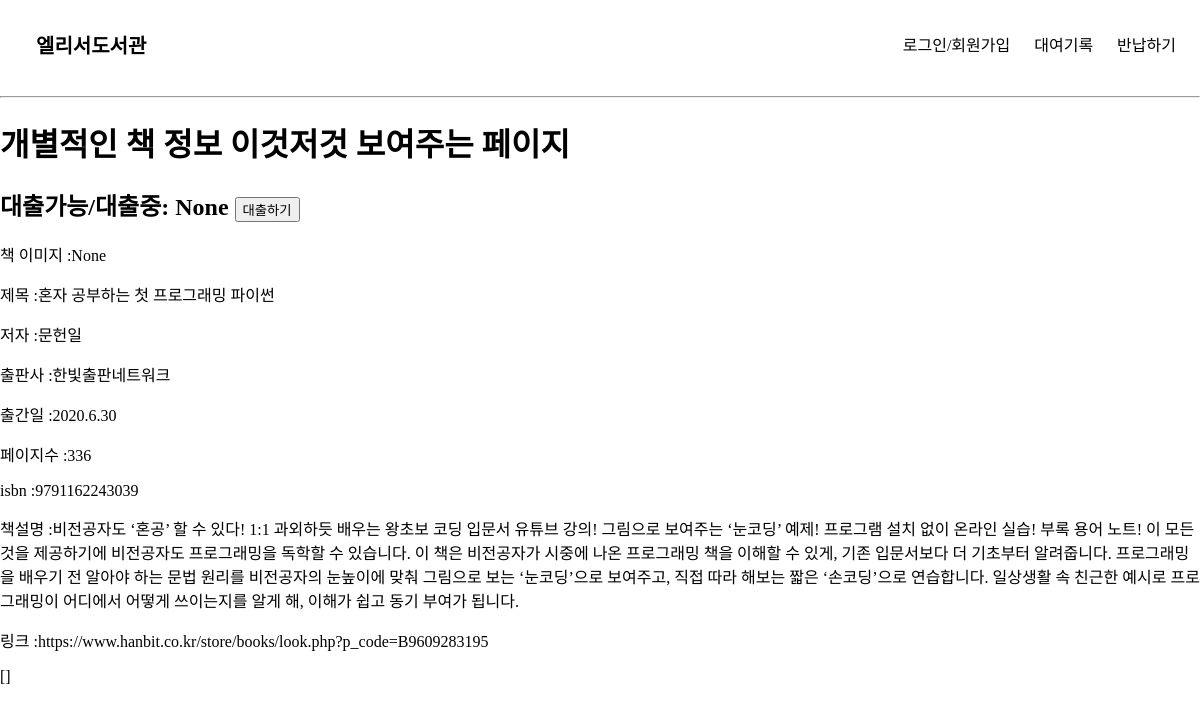
The app's page /book_info/32, older data.
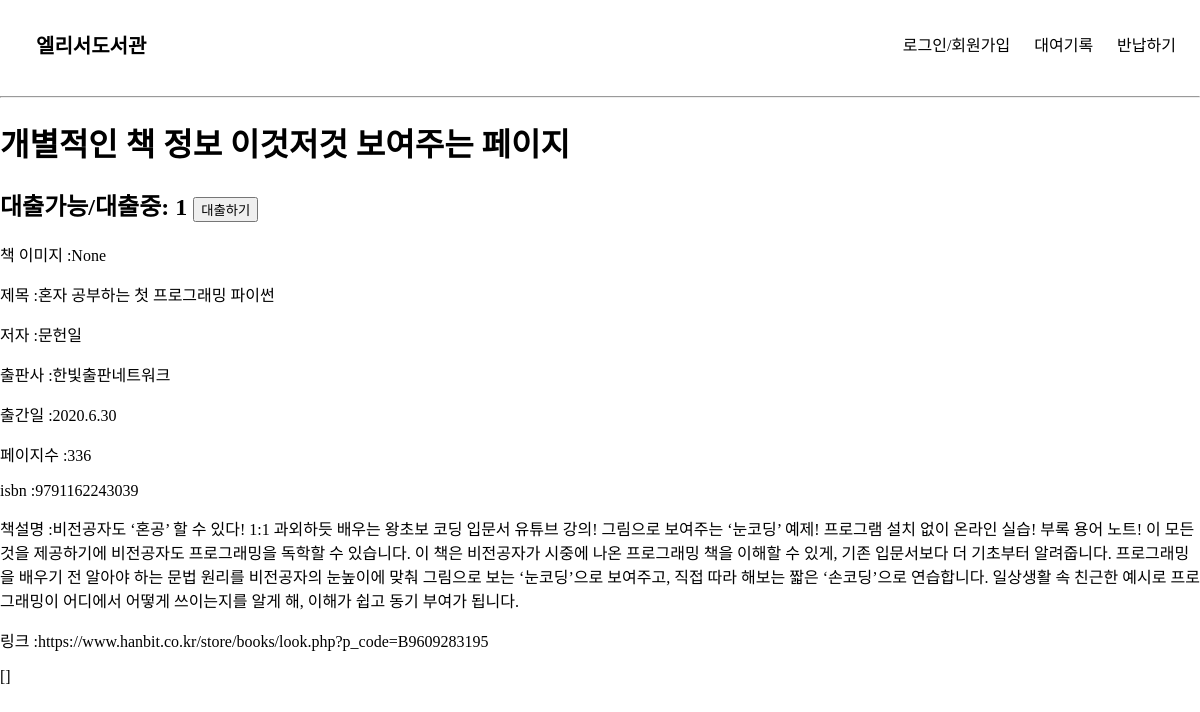
The same page, newer data.
### elicelibrary/models.py (models this page shows, shortened)
class Book(db.Model):
    __tablename__     = 'Book'
    id                = db.Column(db.Integer, primary_key=True, nullable=False, autoincrement=True, unique=True)
    title             = db.Column(db.String(45), nullable=False)
    author            = db.Column(db.String(45))
    publisher         = db.Column(db.String(45))
    publication_date  = db.Column(db.String(45))
    pages             = db.Column(db.Integer)
    isbn              = db.Column(db.String(45))
    registered_date   = db.Column(db.DateTime, default=datetime.utcnow)
    description       = db.Column(db.Text())    # 길이를 정할 수 없는 문자열은 Text를 쓰면 됨
    book_link         = db.Column(db.String(255))
    book_status       = db.Column(db.String(45))   # "1" :대출가능, "0" : 대출중 , "999" : 폐기    -> 선택형 변수에 적합한 데이터타입이 있을까?
    book_img          = db.Column(db.String(45))    # 책 표지만 바뀐 경우, 또는 책이 다르지만 같은 표지를 쓰는 경우가 있기 때문에 이미지 스토리지에서 같은 이미지의 반복을 막기 위해 별도의 책 이미지 식별 용 변수를 넣음

### elicelibrary/views/book_api.py (the view)
@book.route('/book_info/<int:book_id>', methods=["GET"])
def book_detail(book_id):
    book_info = Book.query.filter(Book.id == book_id).first()
    book_review = Review.query.filter(Review.isbn == book_info.isbn).all()
    return render_template("book_detail.html", book = book_info, review = book_review)

### elicelibrary/templates/book_detail.html (shortened to what this page needs)
{% extends 'base.html' %}
{% block content %}
<h1>개별적인 책 정보 이것저것 보여주는 페이지</h1>
<h2>대출가능/대출중: {{ book.book_status }}
    <input class='checkout-btn' type="button" value="대출하기">
</h2>
<p> 책 이미지 :{{ book.book_img }}</p>
<p> 제목 :{{ book.title }}</p>
<p> 저자 :{{ book.author }}</p>
<p> 출판사 :{{ book.publisher }}</p>
<p> 출간일 :{{ book.publication_date }}</p>
<p> 페이지수 :{{ book.pages }}</p>
<p> isbn :{{ book.isbn }}</p>
<p> 책설명 :{{ book.description }}</p>
<p> 링크 :{{ book.book_link }}</p>
{{ review }}
{% endblock %}

### elicelibrary/templates/base.html (shortened to what this page needs)
<!DOCTYPE html>
<html lang="en">
<head>
    <link rel="stylesheet" href="{{ url_for('static', filename='style.css') }}" />
</head>
<body>
    <header>
        <nav class="navbar">
            <a class="header-main-name" href="/">엘리서도서관</a>
            <ul class="navbar-menu">
                {% block nav_link %}
                {% if session['login_id'] %}
                <li><a class="nav-link" href="/logout">로그아웃</a></li>
                <li><a class="nav-link" href="/checkout_records">대여기록</a></li>
                <li><a class="nav-link" href="/return">반납하기</a></li>
                {% else %}
                <li><a class="nav-link" href="/login">로그인/회원가입</a></li>
                <li><a class="nav-link" href="/checkout_records">대여기록</a></li>
                <li><a class="nav-link" href="/return">반납하기</a></li>
                {% endif %}
                {% endblock %}
            </ul>
        </nav>
    </header>
    <hr>
    {% block content %}
    {% endblock %}
</body>
</html>

### elicelibrary/static/style.css (style rules this page uses)
:root { --text-color: black; --background-color: white; --accent-color: grey; }
body { margin: 0; }
a { text-decoration: none; color: var(--text-color); }
.navbar { display: flex; justify-content: space-between; align-items: center; background-color: var(--background-color); padding: 8px 12px; }
.header-main-name { font-family: "Source Sans Pro", sans-serif; font-weight: bold; font-size: 20px; padding-left: 24px; }
.navbar-menu { display: flex; list-style: none; padding-left: 0; }
.navbar-menu li { padding: 8px 12px; }

Row changes from the older to the newer data that the page shows:
changed Book "None": book_status "None" → "1"
